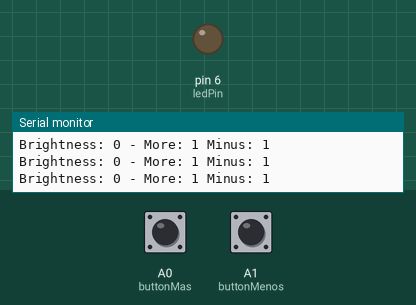
Simulated run of this sketch. Board: Arduino Uno, built with avr-gcc and run on an emulated ATmega328P. Shown: output pins drawn as LEDs (lit = HIGH), the last lines printed to the serial monitor. The test bench sets the inputs (shaded band); at power-on: A0 (buttonMas) HIGH, A1 (buttonMenos) HIGH.

Above: at 1.2 s.
1.3 s: A0 (buttonMas) pulled LOW for 1 s
At 3.1 s:
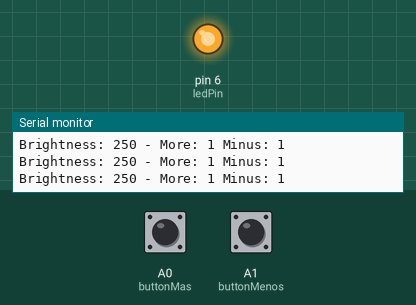
3.8 s: A1 (buttonMenos) pulled LOW for 1 s
At 4.07 s:
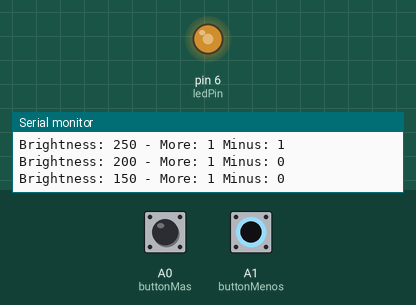
6.3 s: A0 (buttonMas) pulled LOW for 0.15 s
At 7.6 s:
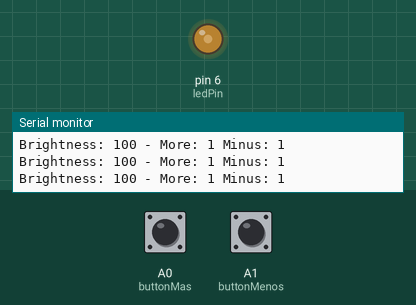
8.0 s: A0 (buttonMas) pulled LOW for 3.2 s
At 8.29 s:
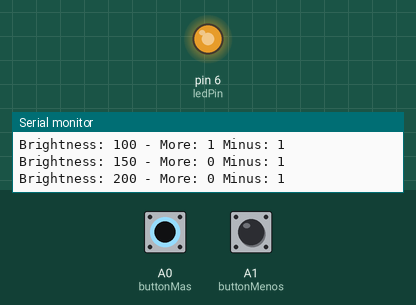
14.2 s: A1 (buttonMenos) driven LOW
At 14.72 s:
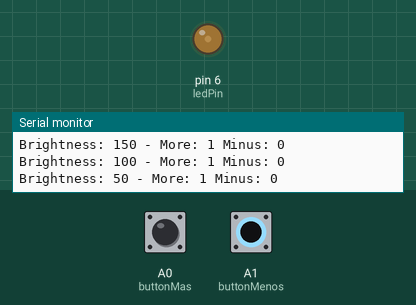
Timing chart, 0 to 17.2 s (numbered marks = the images above; inputs shaded):
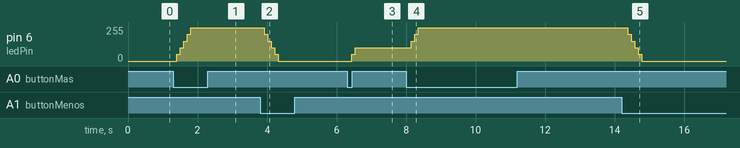

Measured:
- after the input at 1.3 s, pin 6 (ledPin): moves from 0/255 to 250/255 over 0.40 s, starting after 0.11 s
- after the input at 3.8 s, pin 6 (ledPin): moves from 250/255 to 0/255 over 0.40 s, starting after 0.12 s
- after the input at 6.3 s, pin 6 (ledPin): 0/255 → 50/255 after 0.13 s, → 100/255 0.10 s later
- after the input at 8.0 s, pin 6 (ledPin): 100/255 → 150/255 after 0.14 s, → 200/255 0.10 s later, → 250/255 0.10 s later
- after the input at 14.2 s, pin 6 (ledPin): moves from 250/255 to 0/255 over 0.40 s, starting after 0.17 s

The sketch:

Led_Bright_1.ino
```cpp
int ledPin = 6;
int buttonMas = A0;
int buttonMenos = A1;
int ledBright = 0;
int jump = 50;
int stateMas;
int stateMenos;
int dt1 = 100;

void setup() {
  Serial.begin(9600);
  pinMode(ledPin, OUTPUT);
  pinMode(buttonMas, INPUT_PULLUP);
  pinMode(buttonMenos, INPUT_PULLUP);
}

void loop() {
  stateMas = digitalRead(buttonMas);
  //delay(dt1);
  stateMenos = digitalRead(buttonMenos);
  delay(dt1);

  if (stateMas == 0 && ledBright < 250) {
    ledBright = ledBright + jump;
  }

  if (stateMenos == 0 && ledBright > 0) {
    ledBright = ledBright - jump;
  }

  if (ledBright < 0) {
    ledBright = 0;
  }

  if (ledBright > 250) {
    ledBright = 250;
  }

  analogWrite(ledPin, ledBright);

  Serial.print("Brightness: ");
  Serial.print(ledBright);
  Serial.print(" - More: ");
  Serial.print(stateMas);
  Serial.print(" Minus: ");
  Serial.println(stateMenos);

  //buttonOld = buttonNew;
}
```
